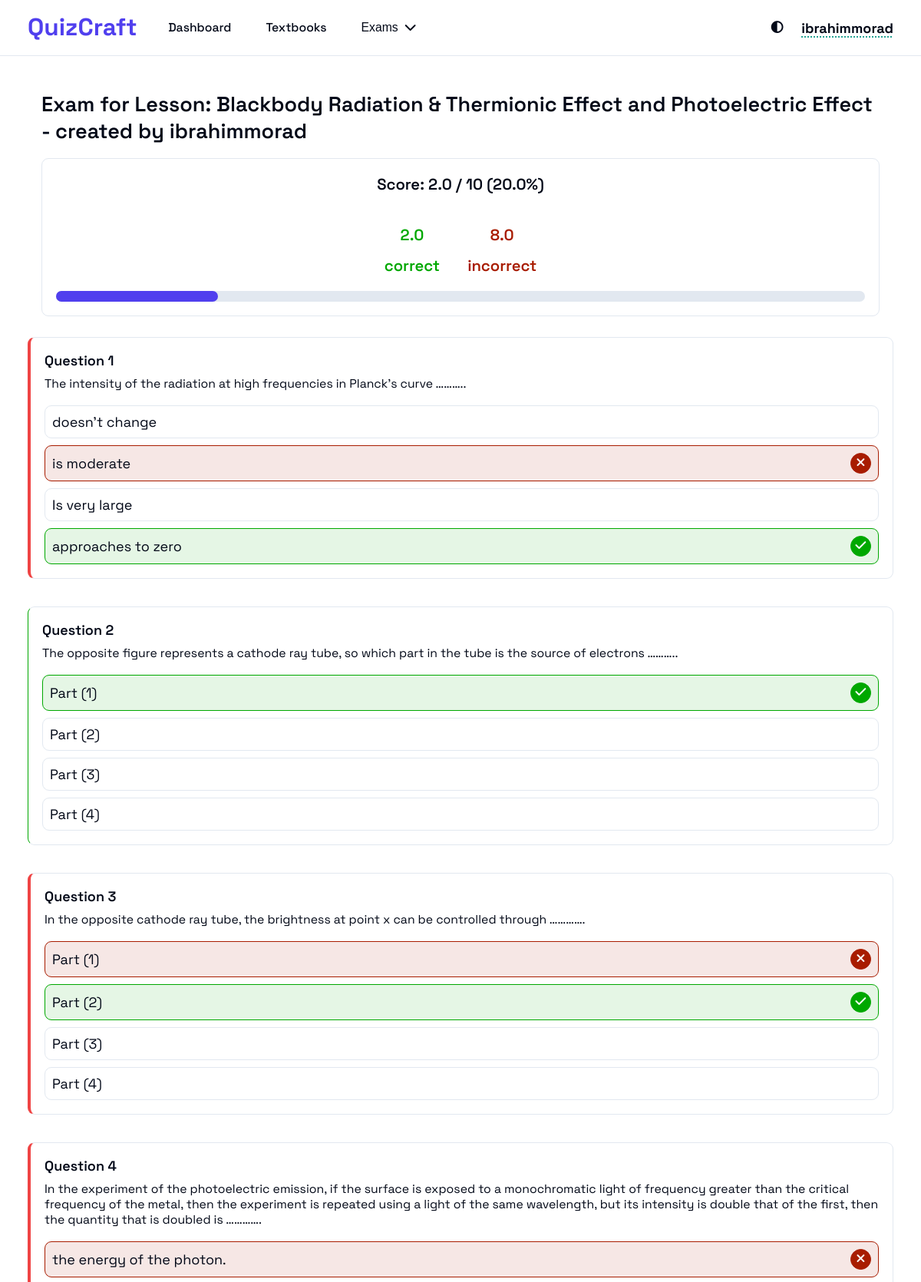
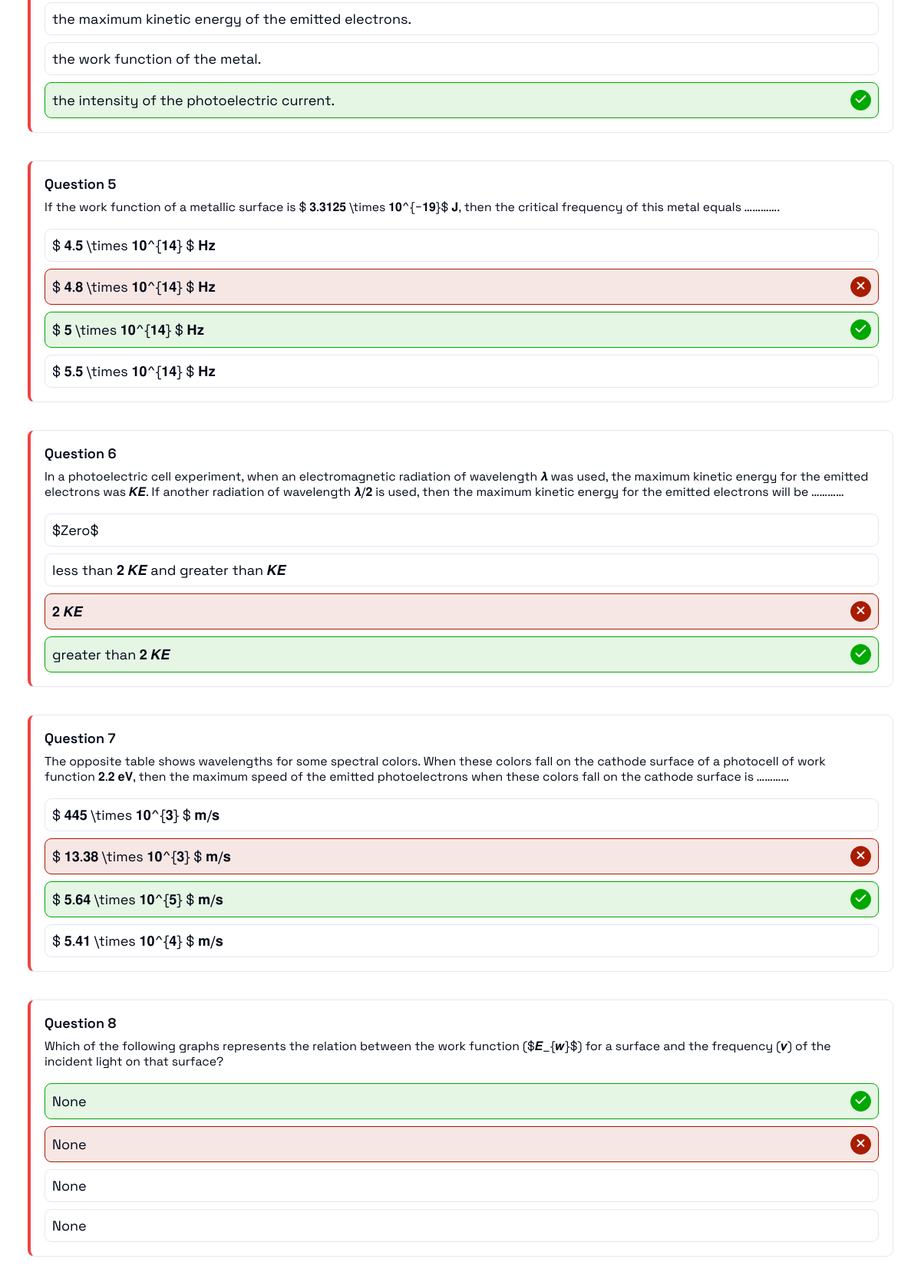
/exam/submission/167/ (signed in, upper part), run on the app's committed database (2 pictures, top to bottom).
### exam/models.py (models this page shows, shortened)
class Exam(models.Model):
    class ScopeChoice(models.TextChoices):
        LESSON = "Lesson", "Lesson"
        CHAPTER = "Chapter", "Chapter"
        UNIT = "Unit", "Unit"
        TEXTBOOK = "Textbook", "Textbook"
    title = models.CharField(max_length=256)
    created_at = models.DateTimeField(auto_now_add=True)
    updated_at = models.DateTimeField(auto_now=True)
    created_by = models.ForeignKey(
        User, on_delete=models.CASCADE, related_name="exams", related_query_name="exam"
    )
    scope_type = models.CharField(
        max_length=10, choices=ScopeChoice.choices, default=ScopeChoice.LESSON
    )
    scope_id = models.PositiveIntegerField()
    problems = models.ManyToManyField(
        Problem, through="ExamProblem", related_name="exams", related_query_name="exam"
    )
    is_published = models.BooleanField(default=False)

class Submission(models.Model):
    created_at = models.DateTimeField(auto_now_add=True)
    exam = models.ForeignKey(
        Exam, on_delete=models.CASCADE, related_name="submissions", null=True
    )
    user = models.ForeignKey(
        User, on_delete=models.CASCADE, related_name="submissions", null=True
    )
    score = models.FloatField(null=True)
    is_published = models.BooleanField(default=False)
    class Meta:
        ordering = ["-created_at"]
    @property
    def percentage(self):
        return self.score / self.exam.problems.count() * 100
    @property
    def wrong_answers(self):
        return self.exam.problems.count() - self.score

### problem/models.py (models this page shows, shortened)
class Problem(models.Model):
    class Difficulty(models.IntegerChoices):
        EASY = 1, "Easy"
        MIDIUM = 2, "Medium"
        HARD = 3, "Hard"
        EXTRA = 4, "Extra hard"
    lesson = models.ForeignKey(Lesson, on_delete=models.CASCADE, related_name="lessons", related_query_name="problem")
    body = models.TextField()
    created_at = models.DateTimeField(auto_now_add=True)
    figure = models.ImageField(upload_to="problems/", null=True, blank=True)
    difficulty = models.PositiveSmallIntegerField(choices=Difficulty, default=Difficulty.EASY)
    class Meta:
        ordering = ["difficulty", "created_at"]

class Choice(models.Model):
    problem = models.ForeignKey(
        Problem,
        on_delete=models.CASCADE,
        related_name="choices",
        related_query_name="choice"
    )
    body = models.CharField(max_length=256, null=True, blank=True)
    figure = models.ImageField(upload_to="choices/", null=True, blank=True)
    is_correct = models.BooleanField(default=False)

### exam/views.py (the view)
# urls.py: path("exam/submission/<int:submission_id>/", exam_result, name="exam-result"),
@require_http_methods(["GET"])
@login_required
def exam_result(request, submission_id):
    submission = get_object_or_404(Submission, id=submission_id)
    if submission.user != request.user:
        messages.error(request, "You do not have permission to view this result")
        return reload(request)
    answers = submission.answers.values_list("choice", flat=True)
    context = {
        "score": submission.score,
        "wrong_answers": submission.wrong_answers,
        "percentage": submission.percentage,
        "exam_length": submission.exam.problems.count,
        "exam_title": submission.exam.title,
        "problems": [
            {
                "id": problem.id,
                "body": problem.body,
                "choices": [
                    {
                        "id": choice.id,
                        "body": choice.body,
                        "is_correct": choice.is_correct,
                        "checked": choice.id in answers,
                    }
                    for choice in problem.choices.all()
                ],
                "answered_correctly": Choice.objects.get(answer__submission=submission, answer__problem=problem).is_correct,
            }
            for problem in submission.exam.problems.all()
        ],
    }
    return render(
        request,
        "exam/exam_result.html",
        context=context,
    )

### exam/templates/exam/exam_result.html (shortened to what this page needs)
{% extends "base.html" %}
{% load static %}
{% block css %}
<link rel="stylesheet" href="{% static 'css/base.css' %}">
<link rel="stylesheet" href="{% static 'css/header.css' %}">
<link rel="stylesheet" href="{% static 'css/exam_submition.css' %}">
<link rel="stylesheet" href="https://cdnjs.cloudflare.com/ajax/libs/font-awesome/6.0.0-beta3/css/all.min.css">
{% endblock css %}
{% block content %}
{% include "components/header.html" %}
<div class="container">
    <div class="exam-header">
        <h1>{{ exam_title }}</h1>
        <div class="submission-statistics">
            <p class="score">
                Score: {{ score }} / {{ exam_length }} ({{ percentage }}%)
            </p>
            <div class="correct-incorrect">
                <div class="correct-answers"><span>{{ score }}</span> <span>correct</span></div>
                <div class="incorrect-answers"><span>{{ wrong_answers }}</span> <span>incorrect</span></div>
            </div>
            <div class="progress-bar">
                <div class="progress" style="width: {{ percentage }}%"></div>
            </div>
        </div>
    </div>
    <div class="exam-form">
        {% for problem in problems %}
        <div class="problem {% if problem.answered_correctly %}answered-correctly{% else %}answered-incorrectly{% endif %}">
            <h3>Question {{ forloop.counter }}</h3>
            <p>{{ problem.body }}</p>
            <div class="problem-options">
                {% for choice in problem.choices %}
                <div class="problem-option {% if choice.is_correct %}correct{% endif %} {% if choice.checked %}checked{% endif %}">
                    <p>{{ choice.body }}</p>
                    {% if choice.is_correct %}
                    <i class="fas fa-check"></i>
                    {% endif %}
                    {% if choice.checked and not choice.is_correct %}
                    <i class="fas fa-times"></i>
                    {% endif %}
                </div>
                {% endfor %}
            </div>
        </div>
        {% endfor %}
    </div>
</div>
{% endblock content %}

### templates/components/header.html (shortened to what this page needs)
{% load static %}
<header class="main-header">
  <div class="header-container">
    <div class="header-content">
      <div class="header-left-content">
        <a href="{% url 'home' %}" class="logo">
          <span>QuizCraft</span>
        </a>
        <nav class="main-nav">
          <ul>
            <li>
              <a href="#">Dashboard</a>
            </li>
            <li>
              <a href="#">Textbooks</a>
            </li>
            <li>
              <button class="header-exam-button">
                <span>Exams</span>
                <i class="fa-solid fa-chevron-down"></i>
              </button>
            </li>
          </ul>
        </nav>
      </div>
      <div class="header-right-content">
        <span class="theme-toggle-button"></span>
        <div class="auth-container">
          {% if user.is_authenticated %}
          <strong class="user-name">{{ user.username }}</strong>
          {% else %}
          <a href="{% url 'login' %}">Login</a>
          <span>/</span>
          <a href="{% url 'register' %}">Register</a>
          {% endif %}
        </div>
      </div>
    </div>
  </div>
</header>

### static/css/base.css (style rules this page uses)
:root { --background: hsl(0, 0%, 100%); --foreground: hsl(222.2, 84%, 4.9%); --card: hsl(0, 0%, 100%); --card-foreground: hsl(222.2, 84%, 4.9%); --popover: hsl(0, 0%, 100%); --popover-foreground: hsl(222.2, 84%, 4.9%); --primary: hsl(246, 84%, 59%); --primary-foreground: hsl(210, 40%, 98%); --secondary: hsl(210, 40%, 96.1%); --secondary-foreground: hsl(222.2, 47.4%, 11.2%); --muted: hsl(210, 40%, 96.1%); --muted-foreground: hsl(215.4, 16.3%, 46.9%); --accent: hsl(173, 85%, 32%); --accent-foreground: hsl(210, 40%, 98%); --message-warning-fg: rgb(102, 60, 0); --message-warning-bg: rgb(255, 244, 229); --message-error-fg: rgb(152, 0, 0); --message-error-bg: rgb(255, 226, 183); --message-success-fg: rgb(1, 164, 1); --message-success-bg: rgb(226, 255, 226); --destructive: hsl(0, 84.2%, 60.2%); --destructive-foreground: hsl(210, 40%, 98%); --border: hsl(214.3, 31.8%, 91.4%); --input: hsl(214.3, 31.8%, 91.4%); --ring: hsl(222.2, 84%, 4.9%); --radius: 0.5rem; --sidebar-background: hsl(0, 0%, 98%); --sidebar-foreground: hsl(240, 5.3%, 26.1%); --sidebar-primary: hsl(240, 5.9%, 10%); --sidebar-primary-foreground: hsl(0, 0%, 98%); --sidebar-accent: hsl(240, 4.8%, 95.9%); --sidebar-accent-foreground: hsl(240, 5.9%, 10%); --sidebar-border: hsl(220, 13%, 91%); --sidebar-ring: hsl(217.2, 91.2%, 59.8%); }
* { box-sizing: border-box; margin: 0; padding: 0; }
html { font-family: 'spacegrotesk', sans-serif; font-weight: 400; font-size: 18px; }
body { min-height: 100vh; width: 100%; background-color: var(--background); color: var(--foreground); position: relative; display: flex; flex-direction: column; align-items:stretch; }
.container { max-width: 80rem; margin: 0 auto; padding: 2rem 1rem; }
@media (min-width: 640px) { .container { padding-left: 1.5rem; padding-right: 1.5rem; } }
@media (min-width: 1024px) { .container { padding-left: 2rem; padding-right: 2rem; } }

### static/css/header.css (style rules this page uses)
.main-header { background-color: var(--background); border-bottom: 1px solid var(--border); position: sticky; top: 0; z-index: 10; }
.header-container { max-width: 80rem; margin-left: auto; margin-right: auto; padding-left: 1rem; padding-right: 1rem; }
@media (min-width: 640px) { .header-container { padding-left: 1.5rem; padding-right: 1.5rem; } }
@media (min-width: 1024px) { .header-container { padding-left: 2rem; padding-right: 2rem; } }
.header-content { display: flex; justify-content: space-between; height: 4rem; }
.header-left-content { display: flex; align-items: center; }
.main-nav { display: none; }
@media (min-width: 1024px) { .main-nav { display: block; } }
.main-nav>ul { display: flex; align-items: center; gap: 1rem; margin-left: 1.5rem; list-style: none; }
.main-nav>ul>li { display: flex; align-items: center; gap: 0.5rem; cursor: pointer; position: relative; }
.auth-container { display: none; align-items: center; gap: 0.5rem; }
@media (min-width: 1024px) { .auth-container { display: flex; } }
.menu-button, .theme-toggle-button { display: flex; align-items: center; cursor: pointer; border-radius: var(--radius); }

### data on the page
Exam: title "Exam for Lesson: Blackbody Radiation & Thermionic Effect and Photoelectric Effect - created by ibrahimmorad"
Submission: score "2.0"
Problem: body "The intensity of the radiation at high frequencies in Planck’s curve ……….."
Choice: body "doesn’t change"
Choice: body "is moderate"
Choice: body "Is very large"
Choice: body "approaches to zero"
Problem: body "The opposite figure represents a cathode ray tube, so which part in the tube is the source of electrons ……….."
Choice: body "Part (1)"
Choice: body "Part (2)"
Choice: body "Part (3)"
Choice: body "Part (4)"
Problem: body "In the opposite cathode ray tube, the brightness at point x can be controlled through …………."
Choice: body "Part (1)"
Choice: body "Part (2)"
Choice: body "Part (3)"
Choice: body "Part (4)"
Problem: body "In the experiment of the photoelectric emission, if the surface is exposed to a monochromatic light of frequency greater than the critical frequency of the metal, then the experiment is repeated using a light of the same wavelength, but its intensity is double that of the first, then the quantity that is doubled is …………."
Choice: body "the energy of the photon."
Choice: body "the maximum kinetic energy of the emitted electrons."
Choice: body "the work function of the metal."
Choice: body "the intensity of the photoelectric current."
Problem: body "If the work function of a metallic surface is $ 𝟑.𝟑𝟏𝟐𝟓 \\times 𝟏𝟎^{−𝟏𝟗}$ 𝐉, then the critical frequency of this metal equals …………."
Choice: body "$ 𝟒.𝟓 \\times 𝟏𝟎^{𝟏𝟒} $ 𝐇𝐳"
Choice: body "$ 𝟒.𝟖 \\times 𝟏𝟎^{𝟏𝟒} $ 𝐇𝐳"
Choice: body "$ 𝟓 \\times 𝟏𝟎^{𝟏𝟒} $ 𝐇𝐳"
Choice: body "$ 𝟓.𝟓 \\times 𝟏𝟎^{𝟏𝟒} $ 𝐇𝐳"
Problem: body "In a photoelectric cell experiment, when an electromagnetic radiation of wavelength 𝝀 was used, the maximum kinetic energy for the emitted electrons was 𝑲𝑬. If another radiation of wavelength 𝝀/𝟐 is used, then the maximum kinetic energy for the emitted electrons will be …………"
Choice: body "$Zero$"
Choice: body "less than 𝟐 𝑲𝑬 and greater than 𝑲𝑬"
Choice: body "𝟐 𝑲𝑬"
Choice: body "greater than 𝟐 𝑲𝑬"
Problem: body "The opposite table shows wavelengths for some spectral colors. When these colors fall on the cathode surface of a photocell of work function 𝟐.𝟐 𝐞𝐕, then the maximum speed of the emitted photoelectrons when these colors fall on the cathode surface is …………"
Choice: body "$ 𝟒𝟒𝟓 \\times 𝟏𝟎^{𝟑} $ 𝐦/𝐬"
Choice: body "$ 𝟏𝟑.𝟑𝟖 \\times 𝟏𝟎^{𝟑} $ 𝐦/𝐬"
Choice: body "$ 𝟓.𝟔𝟒 \\times 𝟏𝟎^{𝟓} $ 𝐦/𝐬"
Choice: body "$ 𝟓.𝟒𝟏 \\times 𝟏𝟎^{𝟒} $ 𝐦/𝐬"
Problem: body "Which of the following graphs represents the relation between the work function ($𝑬_{𝒘}$) for a surface and the frequency (𝝂) of the incident light on that surface?"

### other printed values
{{ user.username }} "ibrahimmorad"
{{ exam_length }} "10"
{{ percentage }} "20.0"
{{ wrong_answers }} "8.0"
{{ choice.body }} "None" "None" "None" "None"
